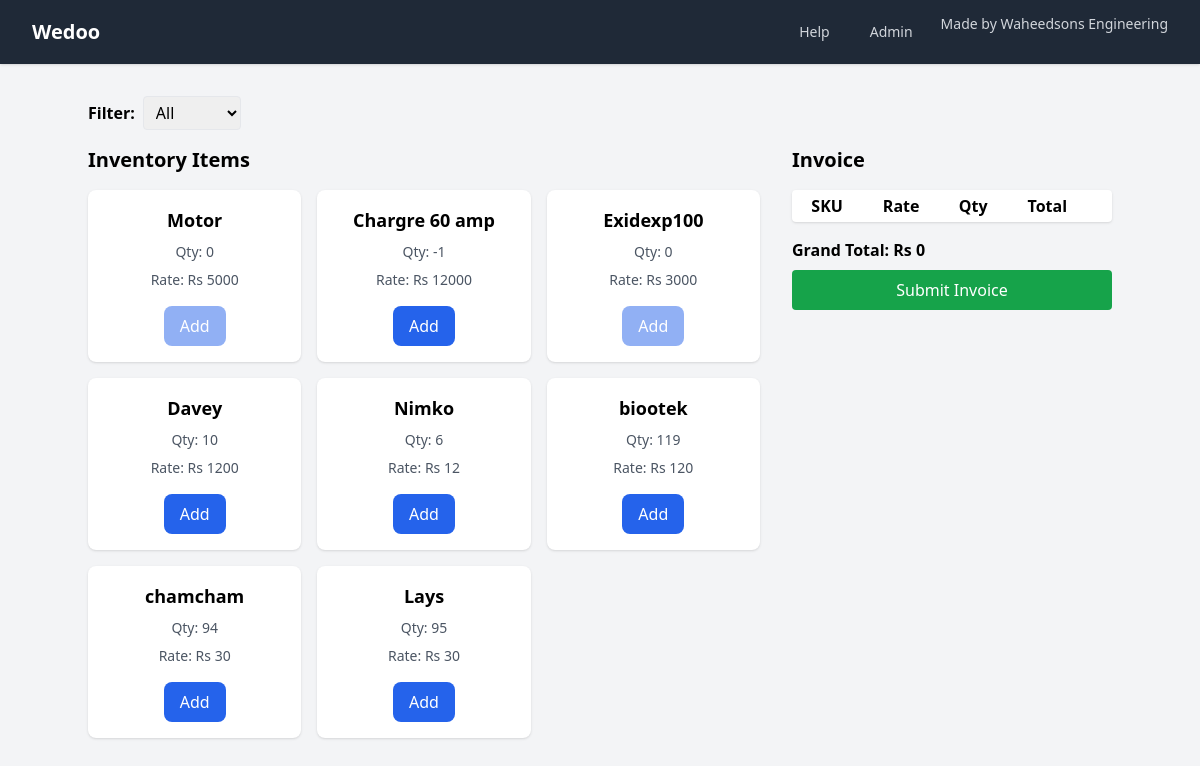
Before: / with the older database file.
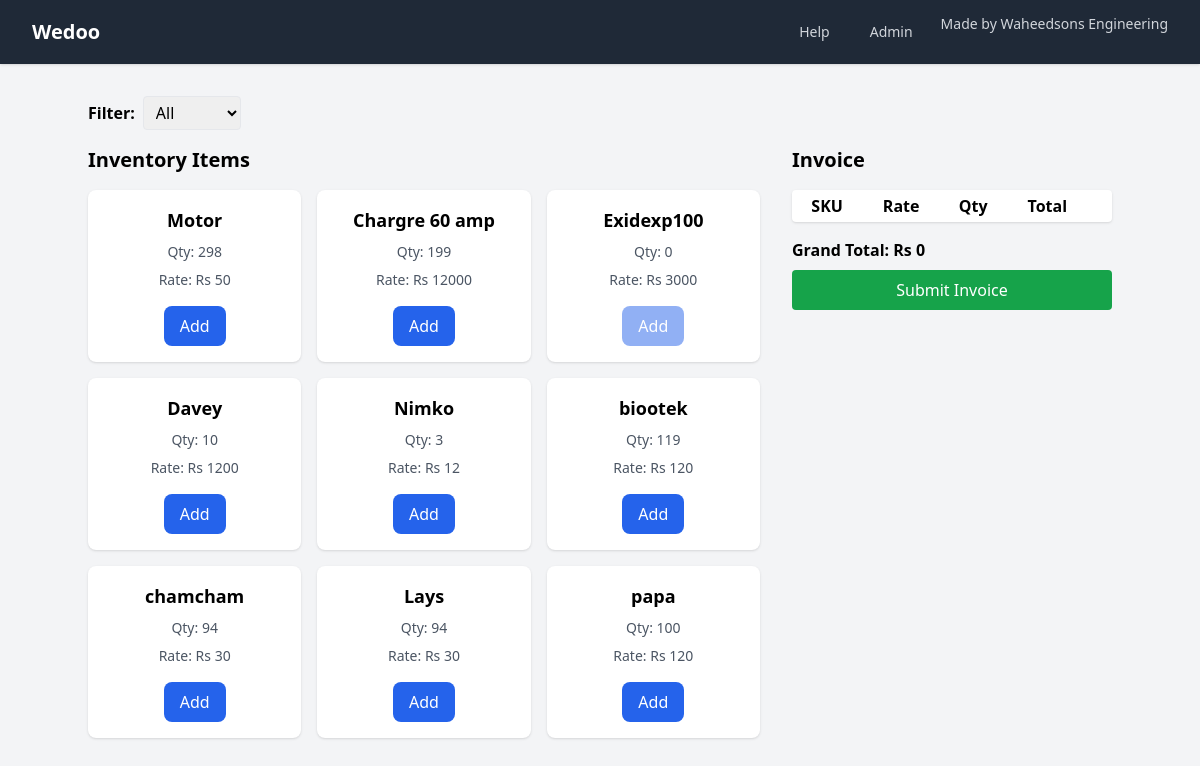
After: the same page with the newer database file.
### accounts/models.py (models this page shows, shortened)
class Inventory(models.Model):
    category_choice = (
        ('cakes', 'cakes'),
        ('pastries', 'pastries'),
        ('fried','fried'),
        ('nimko','nimko'),
        ('drinks','drinks'),
        ('sweets','sweets'),
        ('snacks','snacks'),
    )
    date = models.DateField(default=timezone.now)
    sku = models.CharField(max_length=255, unique=True)
    expire_date = models.DateField(null=True, blank=True)
    quantity = models.DecimalField(max_digits=10, decimal_places=0, default=0)
    rate = models.DecimalField(max_digits=10, decimal_places=0, default=0)
    category = models.CharField(max_length=255, blank=True, null=True , choices=category_choice)

### accounts/views.py (the view)
# urls.py: path('', views.home, name='home'),
def home(request):
    items = Inventory.objects.all()
    categories = Inventory.objects.values_list('category', flat=True).distinct()
    return render(request, 'accounts/home.html', {'items': items, 'categories': categories})

### templates/accounts/home.html (shortened to what this page needs)
<!DOCTYPE html>
<html lang="en">
<head>
    <script src="https://cdn.tailwindcss.com"></script>
</head>
<body class="bg-gray-100">
<nav class="bg-gray-800 shadow">
  <div class="max-w-7xl mx-auto px-4 sm:px-6 lg:px-8">
    <div class="flex items-center justify-between h-16">
      <div class="flex-shrink-0 text-white font-bold text-xl">Wedoo</div>
      <div class="flex space-x-4">
        <a href="https://docs.waheedsons-engineering.com" target="_blank" class="text-gray-300 hover:bg-gray-700 hover:text-white px-3 py-2 rounded-md text-sm font-medium">Help</a>
        <a href="{% url "admin:index" %}" target="_blank" class="text-gray-300 hover:bg-gray-700 hover:text-white px-3 py-2 rounded-md text-sm font-medium">Admin</a>
        <div class="text-gray-300 text-sm font-medium">Made by Waheedsons Engineering</div>
      </div>
    </div>
  </div>
</nav>
<div class="container mx-auto py-8">
    <div class="mb-4 flex items-center gap-2 w-full">
        <label for="itemFilter" class="font-semibold">Filter:</label>
        <select id="itemFilter" class="border rounded px-2 py-1" onchange="filterItems()">
            <option value="all">All</option>
        </select>
    </div>
    <div class="grid grid-cols-1 md:grid-cols-3 gap-8">
        <div class="md:col-span-2">
            <h2 class="text-xl font-bold mb-4">Inventory Items</h2>
            <div id="itemsGrid" class="grid grid-cols-2 md:grid-cols-3 gap-4">
                {% for item in items %}
                <div class="item-card bg-white rounded-lg shadow hover:shadow-lg transition duration-200 p-4 flex flex-col items-center" data-category="{{ item.category }}">
                    <div class="font-semibold text-lg mb-2">{{ item.sku }}</div>
                    <div class="text-sm text-gray-600 mb-2">Qty: {{ item.quantity }}</div>
                    <div class="text-sm text-gray-600 mb-2">Rate: Rs {{ item.rate }}</div>
                    <button
                        {% if item.quantity == 0 %} disabled {% endif %}
                        class="mt-2 px-4 py-2 bg-blue-600 hover:bg-blue-700 text-white rounded-lg transition {% if item.quantity == 0 %} opacity-50 cursor-not-allowed {% endif %}"
                        onclick="addToInvoice('{{ item.id }}', '{{ item.sku }}', '{{ item.rate }}', '{{ item.quantity }}')">
                        Add
                    </button>
                </div>
                {% endfor %}
            </div>
        </div>
        <div>
            <h2 class="text-xl font-bold mb-4">Invoice</h2>
            <form id="invoiceForm">
                <table class="min-w-full bg-white rounded shadow mb-4" id="invoiceTable">
                    <thead>
                        <tr>
                            <th class="px-2 py-1">SKU</th>
                            <th class="px-2 py-1">Rate</th>
                            <th class="px-2 py-1">Qty</th>
                            <th class="px-2 py-1">Total</th>
                            <th class="px-2 py-1"></th>
                        </tr>
                    </thead>
                </table>
                <div class="font-bold mb-2">Grand Total: Rs <span id="grandTotal">0</span></div>
                <button type="submit" class="w-full px-3 py-2 bg-green-600 text-white rounded">Submit Invoice</button>
            </form>
        </div>
    </div>
</div>
</body>
</html>

Changed rows visible on the page:
changed Inventory "Motor": quantity "0" → "298"; rate "5000" → "50"
changed Inventory "Chargre 60 amp": quantity "-1" → "199"
changed Inventory "Nimko": quantity "6" → "3"
changed Inventory "Lays": quantity "95" → "94"
added Inventory: sku "papa", quantity "100", rate "120"
